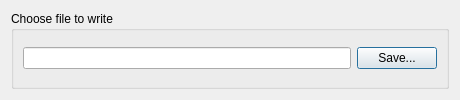
<?xml version="1.0" encoding="UTF-8"?>
<ui version="4.0">
 <class>WriteMatrix</class>
 <widget class="QDialog" name="WriteMatrix">
  <property name="geometry">
   <rect>
    <x>0</x>
    <y>0</y>
    <width>460</width>
    <height>100</height>
   </rect>
  </property>
  <property name="sizePolicy">
   <sizepolicy hsizetype="Fixed" vsizetype="Fixed">
    <horstretch>0</horstretch>
    <verstretch>0</verstretch>
   </sizepolicy>
  </property>
  <property name="minimumSize">
   <size>
    <width>460</width>
    <height>100</height>
   </size>
  </property>
  <property name="windowTitle">
   <string>Dialog</string>
  </property>
  <layout class="QVBoxLayout" name="verticalLayout">
   <item>
    <widget class="QGroupBox" name="groupBox">
     <property name="title">
      <string>Choose file to write</string>
     </property>
     <layout class="QHBoxLayout" name="horizontalLayout">
      <item>
       <widget class="QLineEdit" name="fileNameLineEdit_">
        <property name="minimumSize">
         <size>
          <width>0</width>
          <height>22</height>
         </size>
        </property>
        <property name="dragEnabled">
         <bool>false</bool>
        </property>
        <property name="readOnly">
         <bool>false</bool>
        </property>
       </widget>
      </item>
      <item>
       <widget class="QPushButton" name="saveFileButton_">
        <property name="text">
         <string>Save...</string>
        </property>
        <property name="checkable">
         <bool>false</bool>
        </property>
       </widget>
      </item>
     </layout>
    </widget>
   </item>
  </layout>
 </widget>
 <resources/>
 <connections/>
</ui>
